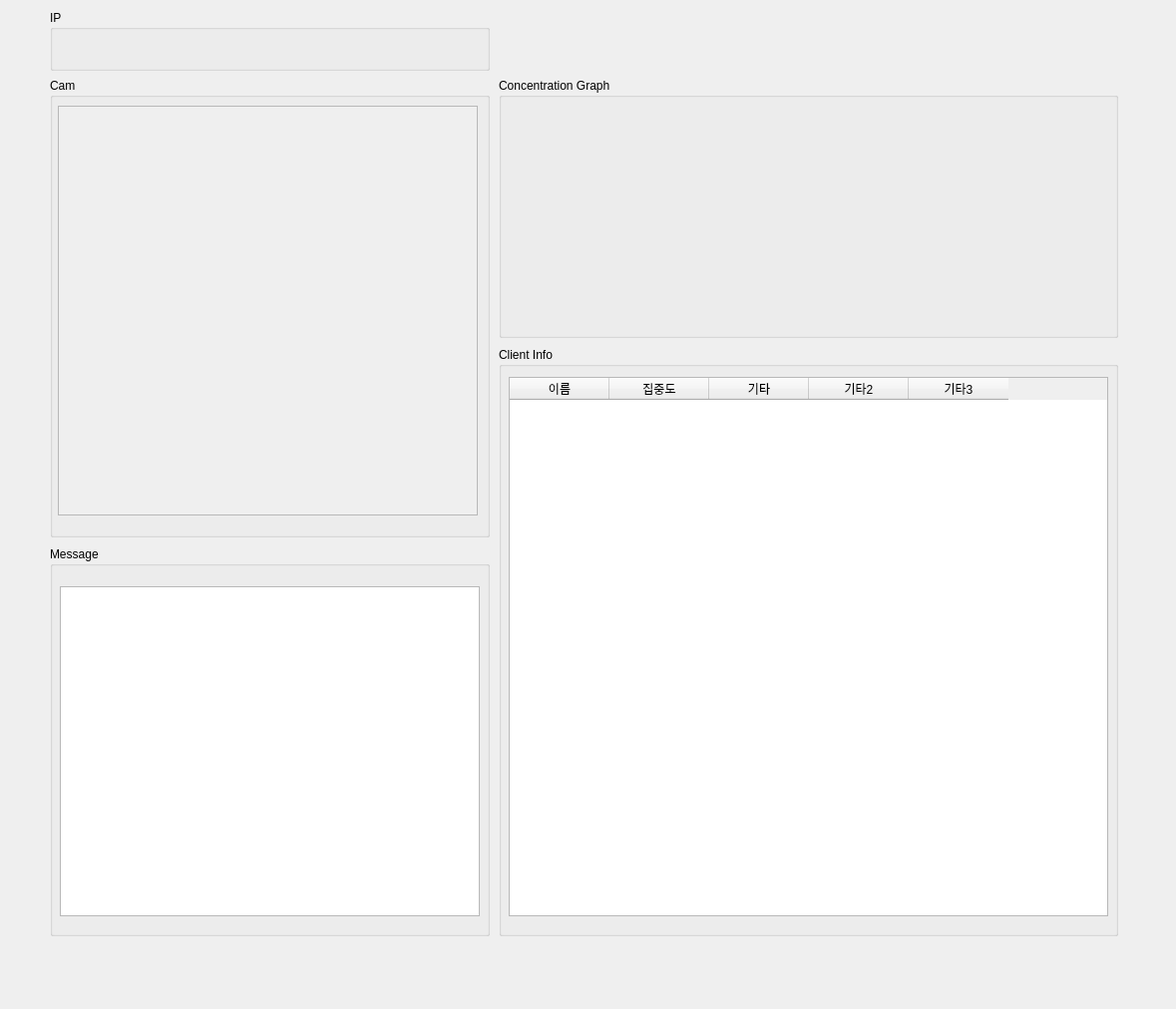
<?xml version="1.0" encoding="UTF-8"?>
<ui version="4.0">
 <class>MainWindow</class>
 <widget class="QMainWindow" name="MainWindow">
  <property name="geometry">
   <rect>
    <x>0</x>
    <y>0</y>
    <width>1179</width>
    <height>1012</height>
   </rect>
  </property>
  <property name="windowTitle">
   <string>MainWindow</string>
  </property>
  <widget class="QWidget" name="centralwidget">
   <widget class="QTextBrowser" name="message_TextBrowser">
    <property name="geometry">
     <rect>
      <x>60</x>
      <y>588</y>
      <width>421</width>
      <height>331</height>
     </rect>
    </property>
    <property name="html">
     <string>&lt;!DOCTYPE HTML PUBLIC &quot;-//W3C//DTD HTML 4.0//EN&quot; &quot;http://www.w3.org/TR/REC-html40/strict.dtd&quot;&gt;
&lt;html&gt;&lt;head&gt;&lt;meta name=&quot;qrichtext&quot; content=&quot;1&quot; /&gt;&lt;style type=&quot;text/css&quot;&gt;
p, li { white-space: pre-wrap; }
&lt;/style&gt;&lt;/head&gt;&lt;body style=&quot; font-family:'Gulim'; font-size:9pt; font-weight:400; font-style:normal;&quot;&gt;
&lt;p style=&quot;-qt-paragraph-type:empty; margin-top:0px; margin-bottom:0px; margin-left:0px; margin-right:0px; -qt-block-indent:0; text-indent:0px;&quot;&gt;&lt;br /&gt;&lt;/p&gt;&lt;/body&gt;&lt;/html&gt;</string>
    </property>
   </widget>
   <widget class="QTableWidget" name="client_table">
    <property name="geometry">
     <rect>
      <x>510</x>
      <y>378</y>
      <width>601</width>
      <height>541</height>
     </rect>
    </property>
    <property name="selectionBehavior">
     <enum>QAbstractItemView::SelectRows</enum>
    </property>
    <column>
     <property name="text">
      <string>이름</string>
     </property>
    </column>
    <column>
     <property name="text">
      <string>집중도</string>
     </property>
    </column>
    <column>
     <property name="text">
      <string>기타</string>
     </property>
    </column>
    <column>
     <property name="text">
      <string>기타2</string>
     </property>
    </column>
    <column>
     <property name="text">
      <string>기타3</string>
     </property>
    </column>
   </widget>
   <widget class="QGroupBox" name="Concentration_box">
    <property name="geometry">
     <rect>
      <x>500</x>
      <y>78</y>
      <width>621</width>
      <height>261</height>
     </rect>
    </property>
    <property name="title">
     <string>Concentration Graph</string>
    </property>
    <widget class="QWidget" name="verticalLayoutWidget">
     <property name="geometry">
      <rect>
       <x>10</x>
       <y>30</y>
       <width>601</width>
       <height>221</height>
      </rect>
     </property>
     <layout class="QVBoxLayout" name="Graph_layout"/>
    </widget>
   </widget>
   <widget class="QGroupBox" name="ClientInfo_box">
    <property name="geometry">
     <rect>
      <x>500</x>
      <y>348</y>
      <width>621</width>
      <height>591</height>
     </rect>
    </property>
    <property name="title">
     <string>Client Info</string>
    </property>
   </widget>
   <widget class="QGroupBox" name="Message_box">
    <property name="geometry">
     <rect>
      <x>50</x>
      <y>548</y>
      <width>441</width>
      <height>391</height>
     </rect>
    </property>
    <property name="title">
     <string>Message</string>
    </property>
   </widget>
   <widget class="QGroupBox" name="UserCam_box">
    <property name="geometry">
     <rect>
      <x>50</x>
      <y>78</y>
      <width>441</width>
      <height>461</height>
     </rect>
    </property>
    <property name="title">
     <string>Cam</string>
    </property>
   </widget>
   <widget class="QScrollArea" name="Input_cam">
    <property name="geometry">
     <rect>
      <x>58</x>
      <y>106</y>
      <width>421</width>
      <height>411</height>
     </rect>
    </property>
    <property name="widgetResizable">
     <bool>true</bool>
    </property>
    <widget class="QWidget" name="scrollAreaWidgetContents">
     <property name="geometry">
      <rect>
       <x>0</x>
       <y>0</y>
       <width>419</width>
       <height>409</height>
      </rect>
     </property>
    </widget>
   </widget>
   <widget class="QGroupBox" name="groupBox">
    <property name="geometry">
     <rect>
      <x>50</x>
      <y>10</y>
      <width>441</width>
      <height>61</height>
     </rect>
    </property>
    <property name="title">
     <string>IP</string>
    </property>
    <widget class="QLabel" name="IP_label">
     <property name="geometry">
      <rect>
       <x>20</x>
       <y>20</y>
       <width>391</width>
       <height>31</height>
      </rect>
     </property>
     <property name="text">
      <string/>
     </property>
    </widget>
   </widget>
   <zorder>groupBox</zorder>
   <zorder>UserCam_box</zorder>
   <zorder>ClientInfo_box</zorder>
   <zorder>Message_box</zorder>
   <zorder>Input_cam</zorder>
   <zorder>Concentration_box</zorder>
   <zorder>message_TextBrowser</zorder>
   <zorder>client_table</zorder>
  </widget>
  <widget class="QMenuBar" name="menubar">
   <property name="geometry">
    <rect>
     <x>0</x>
     <y>0</y>
     <width>1179</width>
     <height>21</height>
    </rect>
   </property>
  </widget>
 </widget>
 <resources/>
 <connections/>
</ui>
